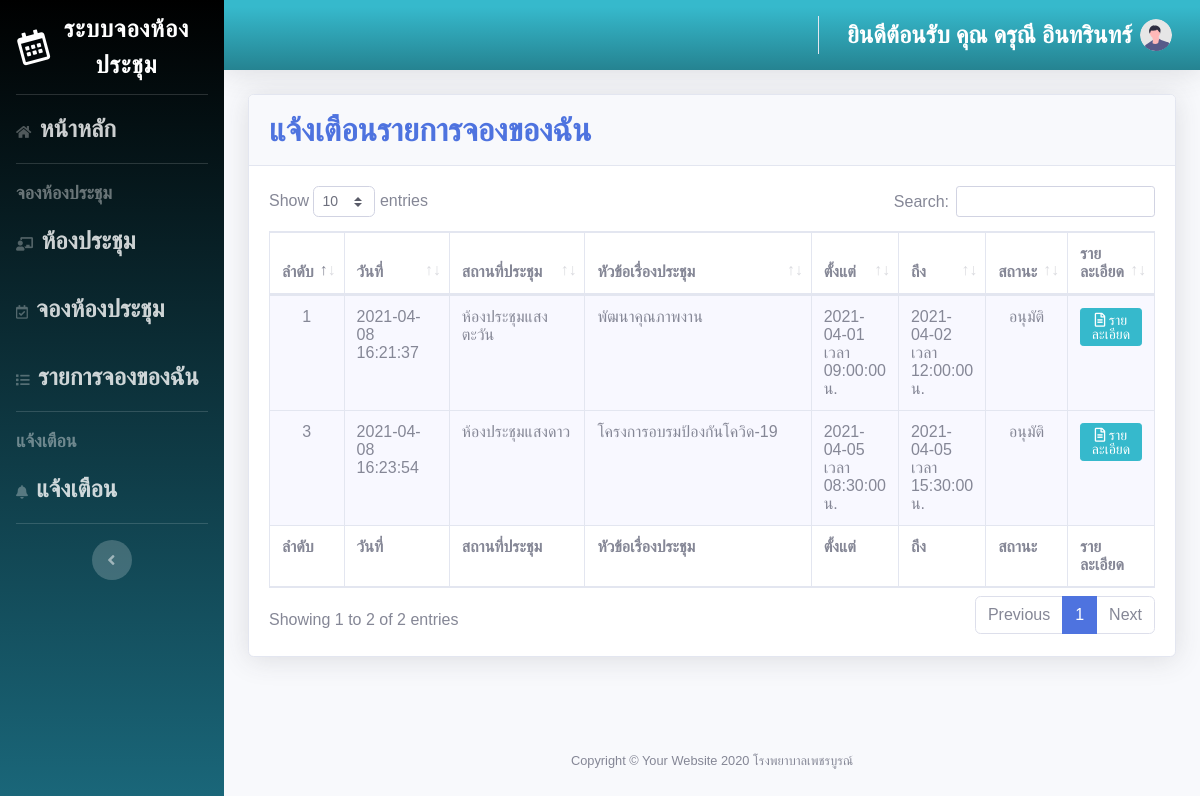
The app's page /meeting/showmybooking_general1.php (signed in) with its own data.
### tables this page shows
CREATE TABLE `event` (
  `ev_id` int(11) NOT NULL,
  `ev_title` varchar(256) NOT NULL,
  `ev_startdate` date NOT NULL,
  `ev_enddate` date NOT NULL,
  `ev_starttime` time NOT NULL,
  `ev_endtime` time NOT NULL,
  `ev_color` varchar(15) NOT NULL DEFAULT '#FFFFFF',
  `ev_createdate` timestamp NOT NULL DEFAULT CURRENT_TIMESTAMP,
  `ev_people` int(5) NOT NULL,
  `ev_status` int(1) NOT NULL,
  `st_id` int(10) NOT NULL,
  `id` int(10) NOT NULL,
  `ro_id` int(5) NOT NULL,
  `ev_url` varchar(300) NOT NULL,
  `ev_bgcolor` varchar(15) NOT NULL DEFAULT '#FFFFFF',
  `ev_repeatday` varchar(20) NOT NULL,
  `event_id` varchar(15) NOT NULL
);

CREATE TABLE `rooms` (
  `ro_id` int(5) NOT NULL,
  `ro_name` varchar(50) NOT NULL,
  `ro_people` int(4) NOT NULL,
  `ro_color` varchar(20) NOT NULL,
  `ro_detail` text NOT NULL
);

### meeting/showmybooking_general1.php (the view, shortened to what this page needs)
<?php
if (!$_SESSION['userid']) {
  header("Location: frm_login.php");
} else {
  include ('connect.php');
  $sql = "select event.ev_id, event.ev_title, event.ev_startdate, event.ev_enddate, event.ev_starttime, event.ev_endtime, event.ev_status, event.ev_people, event.ev_createdate, rooms.ro_id, rooms.ro_name, member.id
  from event
  inner join rooms on event.ro_id = rooms.ro_id
  inner join member on event.id = member.id WHERE member.id = '".$_SESSION['userid']."' group by event.event_id";
  $query = mysqli_query($con, $sql)
  or die ("3.ไม่สามารถประมวลผลคำสั่งได้").mysqli_error;
  ?>
  <!DOCTYPE html>
  <html lang="en">
  <head>
    <link href="vendor/fontawesome-free/css/all.min.css" rel="stylesheet" type="text/css">
    <link href="css/sb-admin-2.min.css" rel="stylesheet">
    <link href="vendor/datatables/dataTables.bootstrap4.min.css" rel="stylesheet">
  </head>
  <body id="page-top">
    <?php
    include "general_menu.php";
    ?>
    <div class="container-fluid">
      <div class="card shadow mb-4">
        <div class="card-header py-3">
          <h6 class="m-0 font-weight-bold text-primary"><font size="6" face="TH SarabunPSK"> แจ้งเตือนรายการจองของฉัน </font></h6>
         </div>
         <div class="card-body">
          <div class="table-responsive">
            <table class="table table-bordered" id="dataTable" width="100%" cellspacing="0">
              <thead>
                <tr>
                  <th>ลำดับ</th>
                  <th>วันที่</th>
                  <th>สถานที่ประชุม</th>
                  <th>หัวข้อเรื่องประชุม</th>
                  <th>ตั้งแต่</th>
                  <th>ถึง</th>
                  <th>สถานะ</th>
                  <th>รายละเอียด</th>
                </tr>
              </thead>
              <tfoot>
                <tr>
                  <th>ลำดับ</th>
                  <th>วันที่</th>
                  <th>สถานที่ประชุม</th>
                  <th>หัวข้อเรื่องประชุม</th>
                  <th>ตั้งแต่</th>
                  <th>ถึง</th>
                  <th>สถานะ</th>
                  <th>รายละเอียด</th>
                </tr>
              </tfoot>
              <tbody>
                <?php
                while ($rs=mysqli_fetch_array($query)){
                  ?>
                  <tr>
                    <td  align="center" bgcolor="#F8F8FF"><?php echo "$rs[ev_id]"; ?></td>
                    <td align="left" width="90" bgcolor="#F8F8FF" ><?php echo "$rs[ev_createdate]"; ?></td>
                    <td align="left" width="140" bgcolor="#F8F8FF" ><?php echo "$rs[ro_name]"; ?></td>
                    <td align="left" width="280" bgcolor="#F8F8FF"><?php echo "$rs[ev_title]"; ?><?php echo "</a>"; ?></td>
                    <td align="left"   bgcolor="#F8F8FF" ><?php echo "$rs[ev_startdate]"; ?> เวลา <?php echo "$rs[ev_starttime]"; ?> น.</td>
                    <td align="left" bgcolor="#F8F8FF" ><?php echo "$rs[ev_enddate]"; ?> เวลา <?php echo "$rs[ev_endtime]"; ?> น.</td>
                    <td align="center" bgcolor="#F8F8FF" ><?php  if($rs['ev_status']=='0'){echo "รออนุมัติจากหัวหน้า";
                  } else if($rs['ev_status']=='1'){echo "รออนุมัติ";
                } else if($rs['ev_status']=='2'){echo "ไม่อนุมัติจากหัวหน้า";
              } else if($rs['ev_status']=='3'){echo "อนุมัติ";
            } else if($rs['ev_status']=='4'){echo "ไม่อนุมัติ";
          } else if($rs['ev_status']=='5'){echo "ยกเลิก";
        }?></td>
        <td align="center" bgcolor="#F8F8FF"><div align="center">
         <?php echo "<a href=\"detailbooking_general.php?ev_id=$rs[ev_id]\">"; ?><span  class="btn btn-info btn-sm " >
          <i class="far fa-file-alt">  รายละเอียด  </i></span></a></div></td>
        </tr>
        <?php
      }
      ?>
    </tbody>
  </table>
</div>
</div>
</div>
</div>
</div>
<?php
include "foot1.php";
?>
</div>
</div>
                        </body>
                        </html>
                        <?php } ?>

### meeting/foot1.php (style rules this page uses)
body { font-family: "Poppins", sans-serif; background-color:#F8F8FF; height: 100vh; }

### records on screen
event: ev_id "1", ev_createdate "2021-04-08 16:21:37", ro.ro_name "ห้องประชุมแสงตะวัน", ev_title "พัฒนาคุณภาพงาน", ev_startdate "2021-04-01", ev_starttime "09:00:00", ev_enddate "2021-04-02", ev_endtime "12:00:00", ev_status "อนุมัติ"
event: ev_id "3", ev_createdate "2021-04-08 16:23:54", ro.ro_name "ห้องประชุมแสงดาว", ev_title "โครงการอบรมป้องกันโควิด-19", ev_startdate "2021-04-05", ev_starttime "08:30:00", ev_enddate "2021-04-05", ev_endtime "15:30:00", ev_status "อนุมัติ"

### other values on screen
$_SESSION['user'] "ดรุณี อินทรินทร์"
